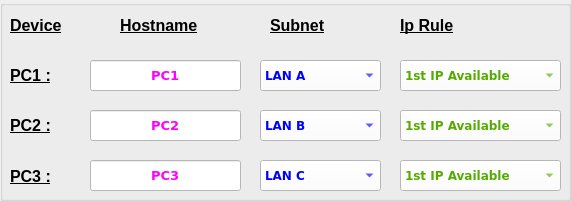
       <widget class="QGroupBox" name="E_p3_gb1">
        <property name="geometry">
         <rect>
          <x>10</x>
          <y>10</y>
          <width>571</width>
          <height>201</height>
         </rect>
        </property>
        <property name="font">
         <font>
          <pointsize>10</pointsize>
         </font>
        </property>
        <property name="title">
         <string/>
        </property>
        <widget class="QLabel" name="E_p3_gb1_labelPc1">
         <property name="geometry">
          <rect>
           <x>10</x>
           <y>60</y>
           <width>61</width>
           <height>31</height>
          </rect>
         </property>
         <property name="font">
          <font>
           <pointsize>12</pointsize>
           <weight>75</weight>
           <bold>true</bold>
           <underline>true</underline>
          </font>
         </property>
         <property name="text">
          <string>PC1 :</string>
         </property>
        </widget>
        <widget class="QLabel" name="E_p3_gb1_labelPc2">
         <property name="geometry">
          <rect>
           <x>10</x>
           <y>110</y>
           <width>61</width>
           <height>31</height>
          </rect>
         </property>
         <property name="font">
          <font>
           <pointsize>12</pointsize>
           <weight>75</weight>
           <bold>true</bold>
           <underline>true</underline>
          </font>
         </property>
         <property name="text">
          <string>PC2 :</string>
         </property>
        </widget>
        <widget class="QLabel" name="E_p3_gb1_labelPc3">
         <property name="geometry">
          <rect>
           <x>10</x>
           <y>161</y>
           <width>61</width>
           <height>31</height>
          </rect>
         </property>
         <property name="font">
          <font>
           <pointsize>12</pointsize>
           <weight>75</weight>
           <bold>true</bold>
           <underline>true</underline>
          </font>
         </property>
         <property name="text">
          <string>PC3 :</string>
         </property>
        </widget>
        <widget class="QLabel" name="E_p3_gb1_labelDevice">
         <property name="geometry">
          <rect>
           <x>10</x>
           <y>10</y>
           <width>71</width>
           <height>31</height>
          </rect>
         </property>
         <property name="font">
          <font>
           <pointsize>12</pointsize>
           <weight>75</weight>
           <bold>true</bold>
           <underline>true</underline>
          </font>
         </property>
         <property name="text">
          <string>Device</string>
         </property>
        </widget>
        <widget class="QLabel" name="E_p3_gb1_labelHostname">
         <property name="geometry">
          <rect>
           <x>120</x>
           <y>10</y>
           <width>111</width>
           <height>31</height>
          </rect>
         </property>
         <property name="font">
          <font>
           <pointsize>12</pointsize>
           <weight>75</weight>
           <bold>true</bold>
           <underline>true</underline>
          </font>
         </property>
         <property name="text">
          <string>Hostname</string>
         </property>
        </widget>
        <widget class="QLabel" name="E_p3_gb1_labelSubnet">
         <property name="geometry">
          <rect>
           <x>270</x>
           <y>10</y>
           <width>81</width>
           <height>31</height>
          </rect>
         </property>
         <property name="font">
          <font>
           <pointsize>12</pointsize>
           <weight>75</weight>
           <bold>true</bold>
           <underline>true</underline>
          </font>
         </property>
         <property name="text">
          <string>Subnet</string>
         </property>
        </widget>
        <widget class="QLabel" name="E_p3_gb1_labelRule">
         <property name="geometry">
          <rect>
           <x>400</x>
           <y>10</y>
           <width>81</width>
           <height>31</height>
          </rect>
         </property>
         <property name="font">
          <font>
           <pointsize>12</pointsize>
           <weight>75</weight>
           <bold>true</bold>
           <underline>true</underline>
          </font>
         </property>
         <property name="text">
          <string>Ip Rule</string>
         </property>
        </widget>
        <widget class="QComboBox" name="E_p3_gb1_comboPc1Rule">
         <property name="geometry">
          <rect>
           <x>400</x>
           <y>60</y>
           <width>161</width>
           <height>31</height>
          </rect>
         </property>
         <property name="font">
          <font>
           <family>Verdana</family>
           <pointsize>9</pointsize>
           <weight>75</weight>
           <bold>true</bold>
          </font>
         </property>
         <property name="styleSheet">
          <string notr="true">color: rgb(85, 170, 0);
background-color: rgb(255, 255, 255);
selection-background-color: rgb(204,255,255);
selection-color: rgb(85, 170, 0);</string>
         </property>
         <item>
          <property name="text">
           <string>1st IP Available</string>
          </property>
         </item>
         <item>
          <property name="text">
           <string>2nd IP Available</string>
          </property>
         </item>
         <item>
          <property name="text">
           <string>Last IP -1</string>
          </property>
         </item>
         <item>
          <property name="text">
           <string>Last IP Available</string>
          </property>
         </item>
        </widget>
        <widget class="QLineEdit" name="E_p3_gb1_editPc1Host">
         <property name="geometry">
          <rect>
           <x>90</x>
           <y>60</y>
           <width>151</width>
           <height>31</height>
          </rect>
         </property>
         <property name="font">
          <font>
           <family>Verdana</family>
           <pointsize>10</pointsize>
           <weight>75</weight>
           <bold>true</bold>
          </font>
         </property>
         <property name="styleSheet">
          <string notr="true">background-color: rgb(255, 255, 255);
color: rgb(255, 0, 255)</string>
         </property>
         <property name="text">
          <string>PC1</string>
         </property>
         <property name="alignment">
          <set>Qt::AlignCenter</set>
         </property>
        </widget>
        <widget class="QComboBox" name="E_p3_gb1_comboPc1Subnet">
         <property name="geometry">
          <rect>
           <x>260</x>
           <y>60</y>
           <width>121</width>
           <height>31</height>
          </rect>
         </property>
         <property name="font">
          <font>
           <family>Verdana</family>
           <pointsize>9</pointsize>
           <weight>75</weight>
           <bold>true</bold>
          </font>
         </property>
         <property name="styleSheet">
          <string notr="true">color: rgb(0, 0, 255);
background-color: rgb(255, 255, 255);
selection-background-color: rgb(204,255,255);
selection-color: rgb(0, 0, 255);</string>
         </property>
         <item>
          <property name="text">
           <string>LAN A</string>
          </property>
         </item>
         <item>
          <property name="text">
           <string>WAN</string>
          </property>
         </item>
         <item>
          <property name="text">
           <string>LAN B</string>
          </property>
         </item>
         <item>
          <property name="text">
           <string>LAN C</string>
          </property>
         </item>
        </widget>
        <widget class="QComboBox" name="E_p3_gb1_comboPc2Subnet">
         <property name="geometry">
          <rect>
           <x>260</x>
           <y>110</y>
           <width>121</width>
           <height>31</height>
          </rect>
         </property>
         <property name="font">
          <font>
           <family>Verdana</family>
           <pointsize>9</pointsize>
           <weight>75</weight>
           <bold>true</bold>
          </font>
         </property>
         <property name="styleSheet">
          <string notr="true">color: rgb(0, 0, 255);
background-color: rgb(255, 255, 255);
selection-background-color: rgb(204,255,255);
selection-color: rgb(0, 0, 255);</string>
         </property>
         <item>
          <property name="text">
           <string>LAN B</string>
          </property>
         </item>
         <item>
          <property name="text">
           <string>WAN</string>
          </property>
         </item>
         <item>
          <property name="text">
           <string>LAN A</string>
          </property>
         </item>
         <item>
          <property name="text">
           <string>LAN C</string>
          </property>
         </item>
        </widget>
        <widget class="QLineEdit" name="E_p3_gb1_editPc2Host">
         <property name="geometry">
          <rect>
           <x>90</x>
           <y>110</y>
           <width>151</width>
           <height>31</height>
          </rect>
         </property>
         <property name="font">
          <font>
           <family>Verdana</family>
           <pointsize>10</pointsize>
           <weight>75</weight>
           <bold>true</bold>
          </font>
         </property>
         <property name="styleSheet">
          <string notr="true">background-color: rgb(255, 255, 255);
color: rgb(255, 0, 255)</string>
         </property>
         <property name="text">
          <string>PC2</string>
         </property>
         <property name="alignment">
          <set>Qt::AlignCenter</set>
         </property>
        </widget>
        <widget class="QComboBox" name="E_p3_gb1_comboPc2Rule">
         <property name="geometry">
          <rect>
           <x>400</x>
           <y>110</y>
           <width>161</width>
           <height>31</height>
          </rect>
         </property>
         <property name="font">
          <font>
           <family>Verdana</family>
           <pointsize>9</pointsize>
           <weight>75</weight>
           <bold>true</bold>
          </font>
         </property>
         <property name="styleSheet">
          <string notr="true">color: rgb(85, 170, 0);
background-color: rgb(255, 255, 255);
selection-background-color: rgb(204,255,255);
selection-color: rgb(85, 170, 0);</string>
         </property>
         <item>
          <property name="text">
           <string>1st IP Available</string>
          </property>
         </item>
         <item>
          <property name="text">
           <string>2nd IP Available</string>
          </property>
         </item>
         <item>
          <property name="text">
           <string>Last IP -1</string>
          </property>
         </item>
         <item>
          <property name="text">
           <string>Last IP Available</string>
          </property>
         </item>
        </widget>
        <widget class="QComboBox" name="E_p3_gb1_comboPc3Subnet">
         <property name="geometry">
          <rect>
           <x>260</x>
           <y>160</y>
           <width>121</width>
           <height>31</height>
          </rect>
         </property>
         <property name="font">
          <font>
           <family>Verdana</family>
           <pointsize>9</pointsize>
           <weight>75</weight>
           <bold>true</bold>
          </font>
         </property>
         <property name="styleSheet">
          <string notr="true">color: rgb(0, 0, 255);
background-color: rgb(255, 255, 255);
selection-background-color: rgb(204,255,255);
selection-color: rgb(0, 0, 255);</string>
         </property>
         <item>
          <property name="text">
           <string>LAN C</string>
          </property>
         </item>
         <item>
          <property name="text">
           <string>WAN</string>
          </property>
         </item>
         <item>
          <property name="text">
           <string>LAN A</string>
          </property>
         </item>
         <item>
          <property name="text">
           <string>LAN B</string>
          </property>
         </item>
        </widget>
        <widget class="QLineEdit" name="E_p3_gb1_editPc3Host">
         <property name="geometry">
          <rect>
           <x>90</x>
           <y>160</y>
           <width>151</width>
           <height>31</height>
          </rect>
         </property>
         <property name="font">
          <font>
           <family>Verdana</family>
           <pointsize>10</pointsize>
           <weight>75</weight>
           <bold>true</bold>
          </font>
         </property>
         <property name="styleSheet">
          <string notr="true">background-color: rgb(255, 255, 255);
color: rgb(255, 0, 255)</string>
         </property>
         <property name="text">
          <string>PC3</string>
         </property>
         <property name="alignment">
          <set>Qt::AlignCenter</set>
         </property>
        </widget>
        <widget class="QComboBox" name="E_p3_gb1_comboPc3Rule">
         <property name="geometry">
          <rect>
           <x>400</x>
           <y>160</y>
           <width>161</width>
           <height>31</height>
          </rect>
         </property>
         <property name="font">
          <font>
           <family>Verdana</family>
           <pointsize>9</pointsize>
           <weight>75</weight>
           <bold>true</bold>
          </font>
         </property>
         <property name="styleSheet">
          <string notr="true">color: rgb(85, 170, 0);
background-color: rgb(255, 255, 255);
selection-background-color: rgb(204,255,255);
selection-color: rgb(85, 170, 0);</string>
         </property>
         <item>
          <property name="text">
           <string>1st IP Available</string>
          </property>
         </item>
         <item>
          <property name="text">
           <string>2nd IP Available</string>
          </property>
         </item>
         <item>
          <property name="text">
           <string>Last IP -1</string>
          </property>
         </item>
         <item>
          <property name="text">
           <string>Last IP Available</string>
          </property>
         </item>
        </widget>
       </widget>
